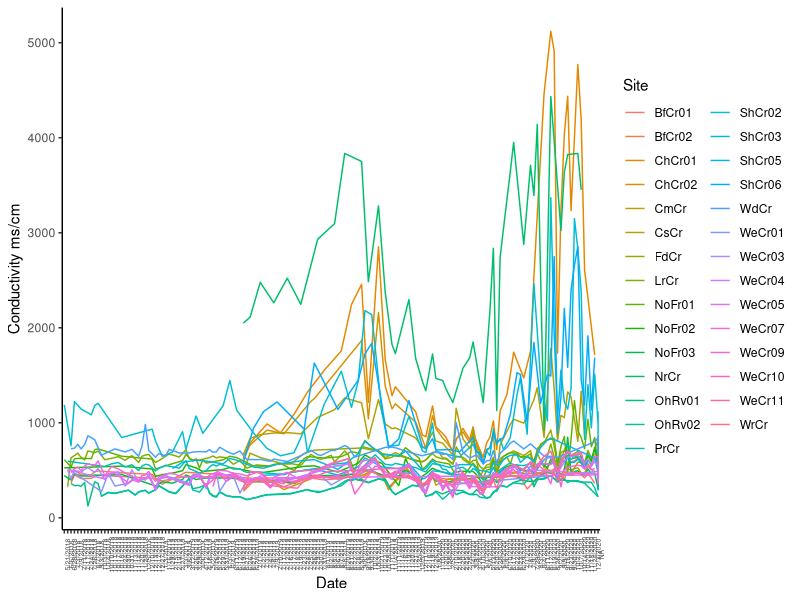
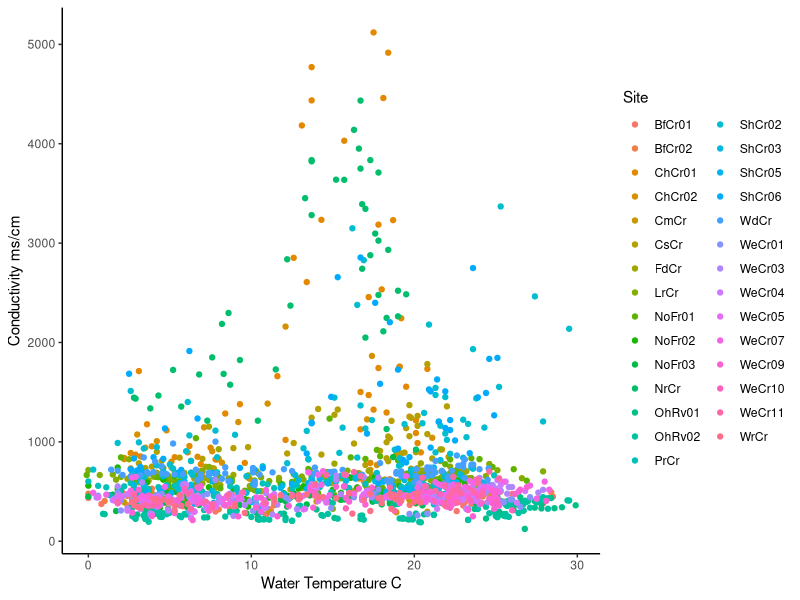
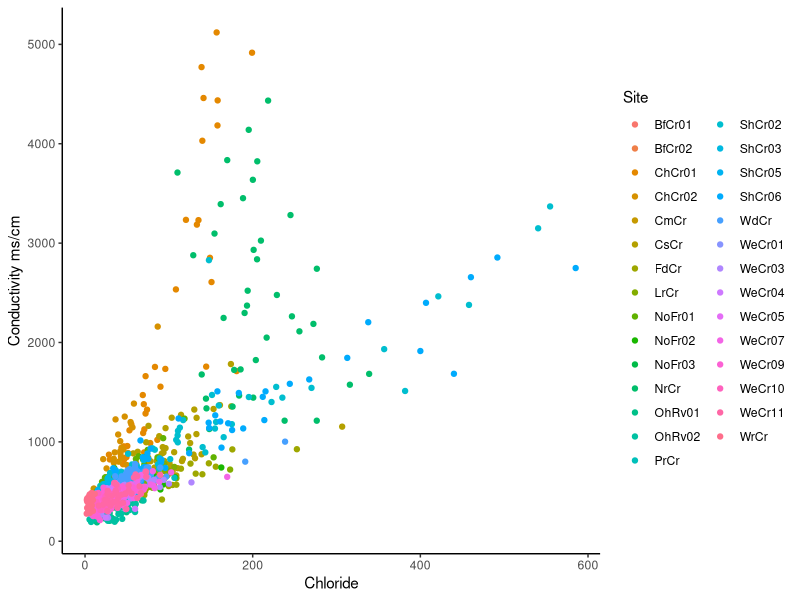

Generate these figures, in order, with R:
waterchem2 <- read.csv("Water Chem.csv")

library(ggplot2)

levels(waterchem2$Date)
waterchem2$Date <- factor(waterchem2$Date, levels = c("2/7/18", "2/10/18", "2/20/18", "3/9/18","3/24/18","3/25/18",
                                                      "4/2/18", "4/9/18", "4/12/18","4/13/18","4/16/18", "4/20/18", "5/21/2018",
                                                      "6/6/2018", "6/28/2018", "7/3/2018", "7/9/2018", "7/11/2018", "7/17/2018", 
                                                      "7/24/2018",  "7/26/2018", "8/7/2018", "9/3/2018", "10/3/2018", "10/4/2018",
                                                      "10/10/2018", "10/11/2018", "10/17/2018", "10/18/2018", "10/24/2018",
                                                      "10/30/2018", "10/31/2018", "11/01/2018", "11/05/2018", "11/07/2018", 
                                                      "11/08/2018", "11/13/2018", "11/14/2018", "11/20/2018", "11/29/2018", 
                                                      "12/5/2018", "12/10/2018", "12/13/2018", "12/17/2018", "12/27/2018", 
                                                      "1/3/2019", "1/16/2019", "1/29/2019", "2/15/2019",  "2/19/2019", "2/27/2019", 
                                                      "3/3/2019", "3/6/2019", "3/12/2019", "3/26/2019", "3/29/2019", "4/9/2019", 
                                                      "4/12/2019", "4/16/2019", "5/2/2019", "5/16/2019", "5/22/2019", "5/29/2019",  
                                                      "5/31/2019", "6/3/2019", "6/4/2019", "6/11/2019",  "6/12/2019",  "6/19/2019",
                                                      "6/21/2019",  "6/26/2019", "6/27/2019",  "6/28/2019", "7/1/2019",  "7/2/2019",
                                                      "7/3/2019",  "7/4/2019", "7/8/2019", "7/9/2019", "7/10/2019", "7/11/2019", 
                                                      "7/12/2019",  "7/16/2019", "7/17/2019",  "7/18/2019",  "7/19/2019",   "7/23/2019", 
                                                      "7/24/2019",  "7/25/2019",  "7/26/2019",  "7/29/2019",  
                                                      "7/30/2019",  "7/31/2019", "8/1/2019",   "8/2/2019", "8/5/2019",   "8/6/2019",
                                                      "8/7/2019",   "8/8/2019", "8/20/2019",  "8/21/2019", "8/22/2019",  "8/28/2019",  
                                                      "8/30/2019", "9/8/2019", "9/18/2019", "9/30/2019", "10/2/2019", "10/3/2019",
                                                      "10/21/2019", "10/23/2019", "10/28/2019", "11/1/2019", "11/4/2019", "11/11/2019", 
                                                      "11/13/2019","11/14/2019", "11/16/2019", "11/19/2019","11/20/2019", "11/21/2019", 
                                                      "11/25/2019", "12/5/2019","12/11/2019", "12/18/2019", "12/19/2019", "12/26/2019",   
                                                      "1/8/2020", "1/10/2020", "1/20/2020","1/28/2020", "2/5/2020", 
                                                      "2/10/2020", "2/18/2020", "2/20/2020",  "2/25/2020", "2/28/2020", "3/4/2020",
                                                      "3/9/2020", "3/26/2020", "4/10/2020", "5/1/2020", "5/8/2020", "5/13/2020",
                                                      "5/20/2020", "5/28/2020", "6/5/2020", "6/9/2020", "6/10/2020", "6/17/2020",
                                                      "6/22/2020", "6/23/2020", "6/29/2020", "7/1/2020", "7/8/2020", "7/9/2020",
                                                      "7/29/2020", "8/3/2020", "8/4/2020", "8/11/2020", "8/12/2020", "8/19/2020",
                                                      "8/26/2020", "9/2/2020", "9/9/2020", "9/16/2020", "9/23/2020", "9/30/2020",
                                                      "10/2/2020", "10/7/2020", "10/14/2020", "10/20/2020", "11/18/2020", "11/24/2020",
                                                      "12/3/2020"))

ggplot(waterchem2,aes(x = Date ,y = Conductivity, colour = Site, group = Site)) + 
  geom_line() +
  theme_classic() +
  theme(axis.text.x = element_text(angle = 90)) +
  theme(axis.text.x = element_text(size=5)) +
  labs(y = "Conductivity ms/cm", x = "Date")
##somethings messed up in the sheet that i need to fix
##at the end of the graph where the dates should end there is N/A so it messes it up
##but this is the gist of how i did the time series



ggplot(waterchem2,aes(x = Water.Temp ,y = Conductivity, colour = Site, group = Site)) + 
  geom_point() +
  theme_classic() +
  labs(y = "Conductivity ms/cm", x = "Water Temperature C")

ggplot(waterchem2,aes(x = Chloride ,y = Conductivity, colour = Site, group = Site)) + 
  geom_point() +
  theme_classic() +
  labs(y = "Conductivity ms/cm", x = "Chloride")

########################################
########################################
########################################

